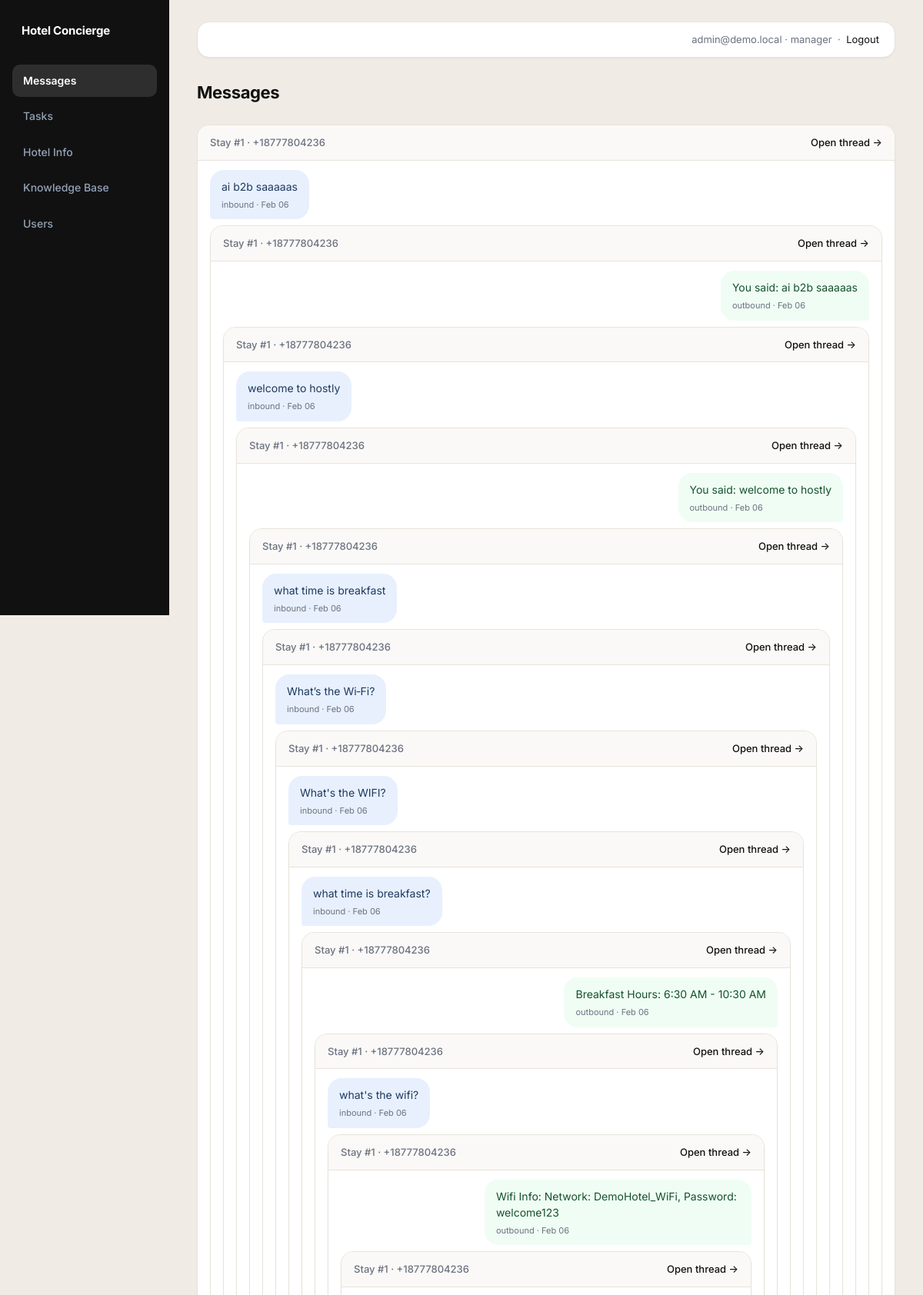
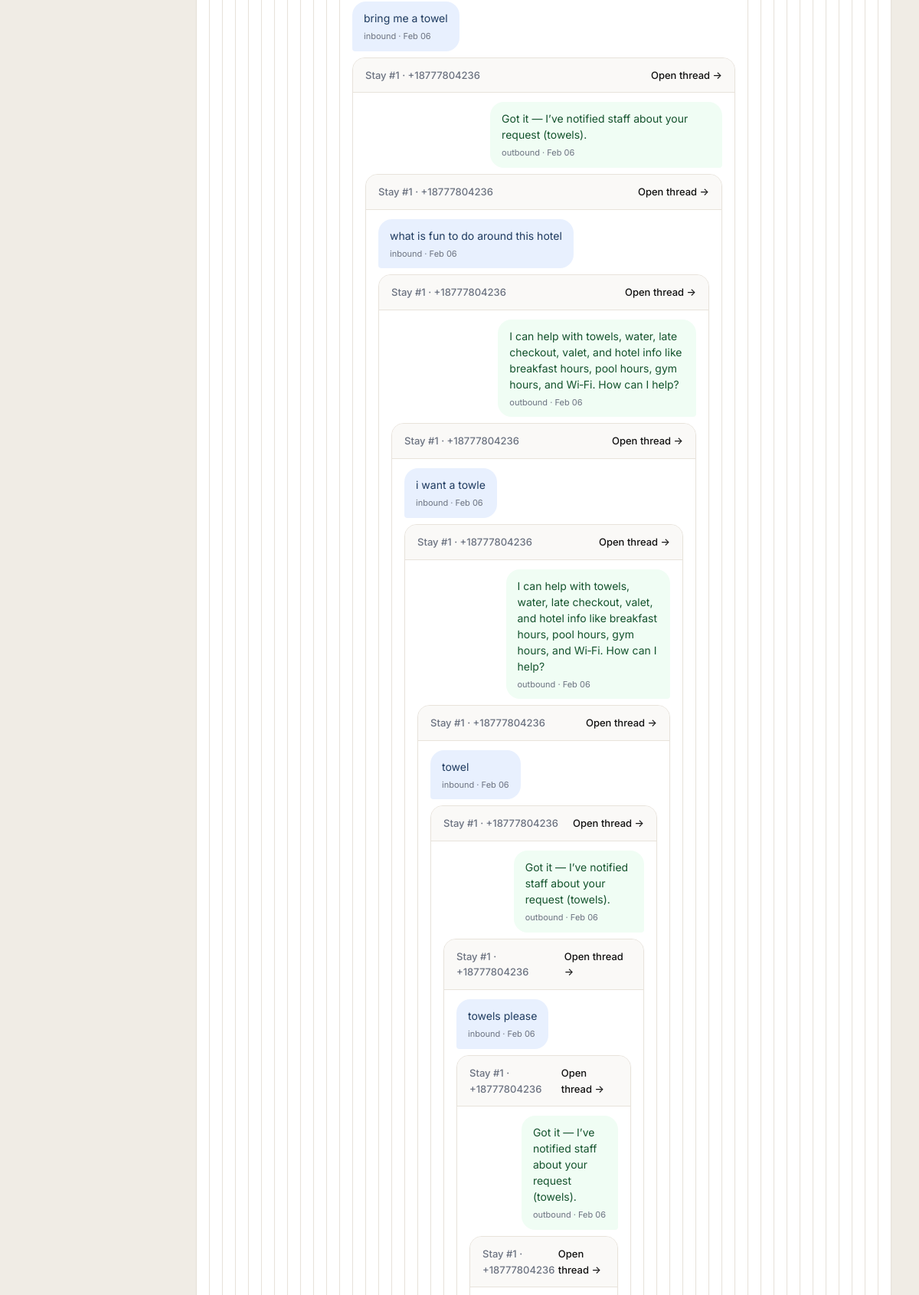
The app's page /admin/messages (signed in, upper part) with its own data (2 pictures, top to bottom).
### tables this page shows
CREATE TABLE staff_users (
            id INTEGER PRIMARY KEY AUTOINCREMENT,
            hotel_id INTEGER NOT NULL,
            email TEXT NOT NULL UNIQUE,
            password_hash TEXT NOT NULL,
            role TEXT NOT NULL,
            is_active INTEGER NOT NULL DEFAULT 1,
            created_at TEXT NOT NULL,
            FOREIGN KEY (hotel_id) REFERENCES hotels (id)
        );

CREATE TABLE messages (
            id INTEGER PRIMARY KEY AUTOINCREMENT,
            stay_id INTEGER NOT NULL,
            direction TEXT NOT NULL,
            body TEXT NOT NULL,
            created_at TEXT NOT NULL,
            FOREIGN KEY (stay_id) REFERENCES stays (id)
        );

CREATE TABLE stays (
            id INTEGER PRIMARY KEY AUTOINCREMENT,
            guest_id INTEGER NOT NULL,
            hotel_id INTEGER NOT NULL,
            status TEXT NOT NULL,
            created_at TEXT NOT NULL,
            FOREIGN KEY (guest_id) REFERENCES guests (id),
            FOREIGN KEY (hotel_id) REFERENCES hotels (id)
        );

CREATE TABLE guests (
            id INTEGER PRIMARY KEY AUTOINCREMENT,
            phone TEXT NOT NULL UNIQUE,
            created_at TEXT NOT NULL
        );

### admin.py (the view)
@admin_bp.route("/admin/messages")
@login_required
def admin_messages():
    hotel_id = session.get("hotel_id")
    rows = list_messages_for_hotel(hotel_id, 200)
    return render_template(
        "messages.html",
        rows=rows,
        title="Messages",
        active_page="messages",
    )

### admin.py (called while the page is built)
def _relative_time(value) -> str:
    if not value:
        return ""
    if isinstance(value, str):
        try:
            value = datetime.fromisoformat(value)
        except ValueError:
            return str(value)
    diff = datetime.utcnow() - value
    seconds = int(diff.total_seconds())
    if seconds < 60:
        return "just now"
    if seconds < 3600:
        m = seconds // 60
        return f"{m} min ago"
    if seconds < 86400:
        h = seconds // 3600
        return f"{h}h ago"
    if seconds < 604800:
        d = seconds // 86400
        return f"{d}d ago"
    return value.strftime("%b %d") if hasattr(value, "strftime") else str(value)[:10]

### app.py (called while the page is built)
@app.before_request
def _load_user():
    load_current_user()

### auth.py (called while the page is built)
def load_current_user():
    user_id = session.get("user_id")
    if not user_id:
        g.current_user = None
        return
    user = get_staff_user_by_id(user_id)
    if not user:
        session.clear()
        g.current_user = None
        return
    g.current_user = user

def login_required(fn):
    @wraps(fn)
    def wrapper(*args, **kwargs):
        if not session.get("user_id"):
            return redirect(url_for("login"))
        return fn(*args, **kwargs)
    return wrapper

### db.py (called while the page is built)
def get_conn():
    if IS_POSTGRES:
        if psycopg2 is None:
            raise RuntimeError("psycopg2 is required for Postgres but is not installed")
        return psycopg2.connect(DATABASE_URL, cursor_factory=RealDictCursor)
    conn = sqlite3.connect(DB_PATH)
    conn.row_factory = sqlite3.Row
    return conn

def _convert_sql(sql: str) -> str:
    if IS_POSTGRES:
        return sql.replace("?", "%s")
    return sql

def _fetchall(sql: str, params=()):
    conn = get_conn()
    cur = conn.cursor()
    cur.execute(_convert_sql(sql), params)
    rows = cur.fetchall()
    conn.close()
    return rows

def _fetchone(sql: str, params=()):
    conn = get_conn()
    cur = conn.cursor()
    cur.execute(_convert_sql(sql), params)
    row = cur.fetchone()
    conn.close()
    return row

def get_staff_user_by_id(user_id: int):
    return _fetchone("SELECT * FROM staff_users WHERE id = ? AND is_active = ?", (user_id, True))

### templates/messages.html (shortened to what this page needs)
{% extends "base_admin.html" %}
{% block content %}
<div class="page-header">
  <h2>Messages</h2>
</div>
<div class="messages-list">
  {% set last_stay = None %}
  {% for r in rows %}
    {% if last_stay != r['stay_id'] %}
      <div class="thread">
        <div class="thread-header">
          <div>Stay #{{ r['stay_id'] }} · {{ r['guest_phone'] }}</div>
          <a href="/admin/stay/{{ r['stay_id'] }}">Open thread →</a>
        </div>
        <div class="thread-messages">
      {% set last_stay = r['stay_id'] %}
    {% endif %}
    <div class="bubble {{ 'inbound' if r['direction']=='inbound' else 'outbound' }}">
      <div>{{ r['body'] }}</div>
      <div class="meta">{{ r['direction'] }} · {{ r['created_at'] | relative_time }}</div>
    </div>
  {% endfor %}
  {% if rows %}</div></div>{% endif %}
</div>
{% endblock %}

### templates/base_admin.html (shortened to what this page needs)
<!doctype html>
<html lang="en">
  <head>
    <link rel="stylesheet" href="/static/admin.css" />
  </head>
  <body>
    <div class="layout">
      <aside class="sidebar">
        <h1>Hotel Concierge</h1>
        <nav class="nav">
          <a href="/admin/messages" class="{% if active_page=='messages' %}active{% endif %}">Messages</a>
          <a href="/admin/tasks" class="{% if active_page=='tasks' %}active{% endif %}">Tasks</a>
          <a href="/admin/hotel" class="{% if active_page=='hotel' %}active{% endif %}">Hotel Info</a>
          <a href="/admin/knowledge" class="{% if active_page=='knowledge' %}active{% endif %}">Knowledge Base</a>
          <a href="/admin/users" class="{% if active_page=='users' %}active{% endif %}">Users</a>
        </nav>
      </aside>
      <main class="content">
        <div class="topbar">
          <div class="user">
            {{ session.get('email','') }} · {{ session.get('role','') }}
            &nbsp;·&nbsp; <a href="/logout">Logout</a>
          </div>
        </div>
        {% block content %}{% endblock %}
      </main>
    </div>
  </body>
</html>

### static/admin.css (style rules this page uses)
:root { --bg: #f0ece5; --panel: #ffffff; --text: #111111; --muted: #6b7280; --border: #e8e3db; --accent: #111111; --accent-fg: #ffffff; --danger: #dc2626; --success: #16a34a; --warning: #d97706; --shadow: 0 1px 3px rgba(0,0,0,0.06), 0 4px 16px rgba(0,0,0,0.05); --shadow-sm: 0 1px 2px rgba(0,0,0,0.05); --radius: 16px; --radius-sm: 10px; --radius-pill: 999px; }
* { box-sizing: border-box; margin: 0; padding: 0; }
body { font-family: 'Inter', 'SF Pro Text', 'Helvetica Neue', Arial, sans-serif; color: var(--text); background: var(--bg); font-size: 14px; line-height: 1.6; -webkit-font-smoothing: antialiased; }
a { color: var(--accent); text-decoration: none; }
.layout { display: grid; grid-template-columns: 220px 1fr; min-height: 100vh; }
.sidebar { background: #111111; color: #e2e8f0; padding: 28px 16px 28px; position: sticky; top: 0; height: 100vh; display: flex; flex-direction: column; gap: 0; }
.sidebar h1 { font-size: 15px; font-weight: 700; color: #ffffff; letter-spacing: -0.2px; padding: 0 12px; margin-bottom: 32px; }
.nav { display: flex; flex-direction: column; gap: 4px; }
.nav a { display: block; padding: 10px 14px; border-radius: var(--radius-sm); color: #94a3b8; font-size: 14px; font-weight: 500; transition: background 0.15s, color 0.15s; }
.nav a.active { background: rgba(255,255,255,0.12); color: #ffffff; font-weight: 600; }
.content { padding: 28px 36px 48px; width: 100%; min-width: 0; }
.topbar { display: flex; align-items: center; justify-content: flex-end; background: var(--panel); padding: 12px 20px; border: 1px solid var(--border); border-radius: var(--radius); box-shadow: var(--shadow-sm); margin-bottom: 28px; }
.topbar .user { color: var(--muted); font-size: 13px; }
.messages-list { display: flex; flex-direction: column; gap: 16px; }
.thread { border: 1px solid var(--border); border-radius: var(--radius); overflow: hidden; background: var(--panel); box-shadow: var(--shadow-sm); }
.thread-header { display: flex; justify-content: space-between; align-items: center; padding: 12px 16px; border-bottom: 1px solid var(--border); background: #faf9f7; font-size: 13px; color: var(--muted); font-weight: 500; }
.thread-messages { padding: 12px 16px; display: flex; flex-direction: column; gap: 8px; }
.bubble { max-width: 65%; padding: 11px 15px; border-radius: 18px; font-size: 14px; line-height: 1.5; }
.bubble.inbound { background: #e8f0fe; border-bottom-left-radius: 4px; margin-right: auto; color: #1e3a5f; }
.bubble.outbound { background: #f0fdf4; border-bottom-right-radius: 4px; margin-left: auto; color: #14532d; }
.bubble .meta { font-size: 11px; color: var(--muted); margin-top: 5px; }
.page-header { margin-bottom: 24px; }
.page-header h2 { font-size: 22px; font-weight: 700; letter-spacing: -0.4px; }

### records on screen
staff_users: get "admin@demo.local", get "manager"
messages: stay_id "1", guest_phone "+18777804236", body "ai b2b saaaaas", direction "inbound", created_at|relative_time "Feb 06"
messages: stay_id "1", guest_phone "+18777804236", body "You said: ai b2b saaaaas", direction "outbound", created_at|relative_time "Feb 06"
messages: stay_id "1", guest_phone "+18777804236", body "welcome to hostly", direction "inbound", created_at|relative_time "Feb 06"
messages: stay_id "1", guest_phone "+18777804236", body "You said: welcome to hostly", direction "outbound", created_at|relative_time "Feb 06"
messages: stay_id "1", guest_phone "+18777804236", body "what time is breakfast", direction "inbound", created_at|relative_time "Feb 06"
messages: stay_id "1", guest_phone "+18777804236", body "What’s the Wi‑Fi?", direction "inbound", created_at|relative_time "Feb 06"
messages: stay_id "1", guest_phone "+18777804236", body "What's the WIFI?", direction "inbound", created_at|relative_time "Feb 06"
messages: stay_id "1", guest_phone "+18777804236", body "what time is breakfast?", direction "inbound", created_at|relative_time "Feb 06"
messages: stay_id "1", guest_phone "+18777804236", body "Breakfast Hours: 6:30 AM - 10:30 AM", direction "outbound", created_at|relative_time "Feb 06"
messages: stay_id "1", guest_phone "+18777804236", body "what's the wifi?", direction "inbound", created_at|relative_time "Feb 06"
messages: stay_id "1", guest_phone "+18777804236", body "Wifi Info: Network: DemoHotel_WiFi, Password: welcome123", direction "outbound", created_at|relative_time "Feb 06"
messages: stay_id "1", guest_phone "+18777804236", body "bring me a towel", direction "inbound", created_at|relative_time "Feb 06"
messages: stay_id "1", guest_phone "+18777804236", body "Got it — I’ve notified staff about your request (towels).", direction "outbound", created_at|relative_time "Feb 06"
messages: stay_id "1", guest_phone "+18777804236", body "what is fun to do around this hotel", direction "inbound", created_at|relative_time "Feb 06"
messages: stay_id "1", guest_phone "+18777804236", body "I can help with towels, water, late checkout, valet, and hotel info like breakfast hours, pool hours, gym hours, and Wi‑Fi. How can I help?", direction "outbound", created_at|relative_time "Feb 06"
messages: stay_id "1", guest_phone "+18777804236", body "i want a towle", direction "inbound", created_at|relative_time "Feb 06"
messages: stay_id "1", guest_phone "+18777804236", body "I can help with towels, water, late checkout, valet, and hotel info like breakfast hours, pool hours, gym hours, and Wi‑Fi. How can I help?", direction "outbound", created_at|relative_time "Feb 06"
messages: stay_id "1", guest_phone "+18777804236", body "towel", direction "inbound", created_at|relative_time "Feb 06"
messages: stay_id "1", guest_phone "+18777804236", body "Got it — I’ve notified staff about your request (towels).", direction "outbound", created_at|relative_time "Feb 06"
messages: stay_id "1", guest_phone "+18777804236", body "towels please", direction "inbound", created_at|relative_time "Feb 06"
messages: stay_id "1", guest_phone "+18777804236", body "Got it — I’ve notified staff about your request (towels).", direction "outbound", created_at|relative_time "Feb 06"
messages: stay_id "1", guest_phone "+18777804236"
